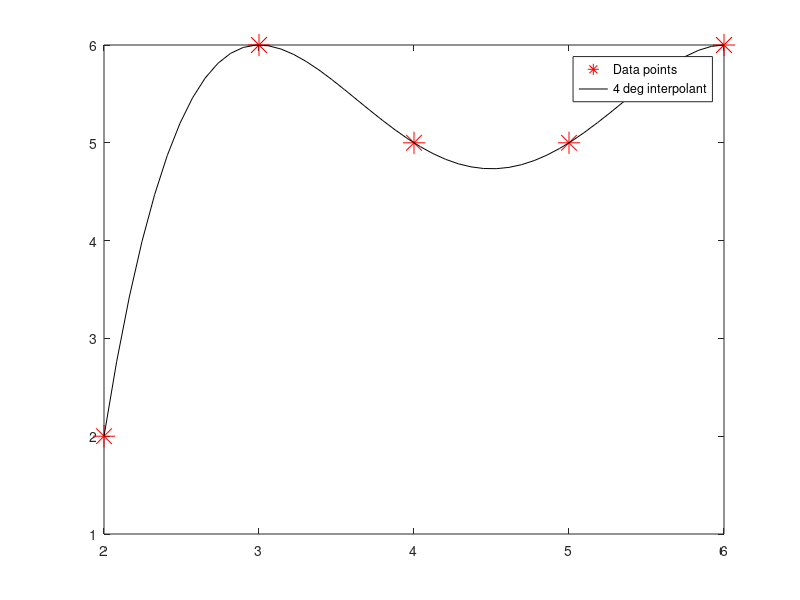
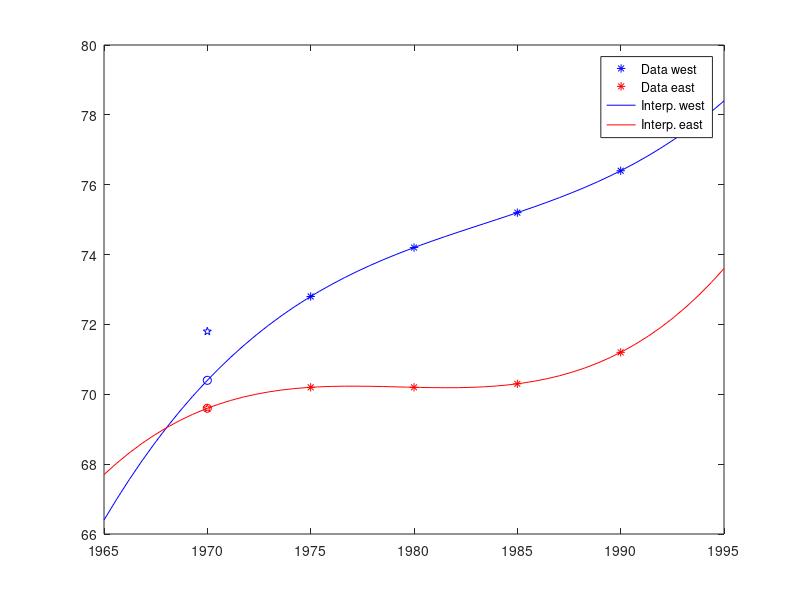

Write the MATLAB code that produced these figures, in order. (Note: this script raises an error after producing the figures.)
% POLYNOMIAL INTERPOLATION IN 1D


%% TASK 1 
clf

x = [2,3,4,5,6];
y = [2,6,5,5,6];
%figure(),
plot(x,y,'r*', 'MarkerSize',16)


c = polyfit(x,y,4)

xx = linspace(min(x),max(x),50);
yy = polyval(c,xx)

hold on
plot(xx,yy, 'k')
legend("Data points", "4 deg interpolant");
saveas(gcf,'lab1.task1.png')


%% Task 2
clf
x = [1975,1980,1985,1990];
y_west = [72.8, 74.2, 75.2, 76.4];
y_east = [70.2, 70.2, 70.3, 71.2];

plot(x,y_west,'b*', x,y_east,'r*')
hold on
c_west = polyfit(x,y_west,length(x)-1);
c_east = polyfit(x,y_east,length(x)-1);

% Interpolant
xx = linspace(1965,1995,50);
yy_west = polyval(c_west,xx);
yy_east = polyval(c_east,xx);
plot(xx,yy_west, 'b', xx, yy_east, 'r')


% Adding estimation for 1970
y_west_70 = polyval(c_west,1970)
y_east_70 = polyval(c_east,1970)
plot(1970, y_west_70, 'bo', 1970, y_east_70, 'ro')

% Adding true values for 1970
plot(1970, 71.8, "bpentagram")
plot(1970, 69.6, "rpentagram")

legend("Data west", "Data east", "Interp. west", "Interp. east")
xlim([1965 1995])
saveas(gcf,'lab1.task2.png')

%% Task 3

x = [1975,1980,1985,1990];
y_west = [72.8, 74.2, 75.2, 76.4];
y_east = [70.2, 70.2, 70.3, 71.2];


y_west_70 = MyLagrangeInterpol(x,y_west,1970)
y_easy_70 = MyLagrangeInterpol(x,y_east,1970)

function yy = MyLagrangeInterpol(x,y,xx)
    n = length(x);
    nn = length(xx);
    for i=1:nn
        yy(i)=0;
        for k=1:n
            x_nk = x([1:k-1 k+1:end]);
            yy(i)=yy(i)+y(k) * prod( (xx(i)-x_nk) ./ (x(k)-x_nk ) );
        end
    end
end
